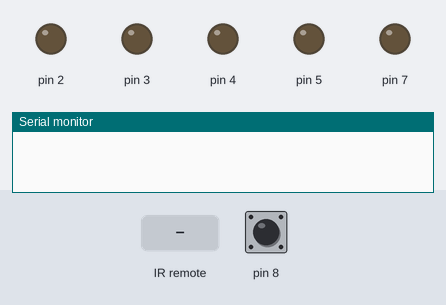
The sketch below on a simulated Arduino Uno, built with avr-gcc and run on an emulated ATmega328P. Parts: output pins drawn as LEDs (lit = HIGH), the last lines printed to the serial monitor. Inputs (shaded band) come from the test bench; at power-on: pin 8 HIGH.

Above: at 1.2 s.
1.3 s: pin 8 pulled LOW for 0.15 s
At 1.6 s:
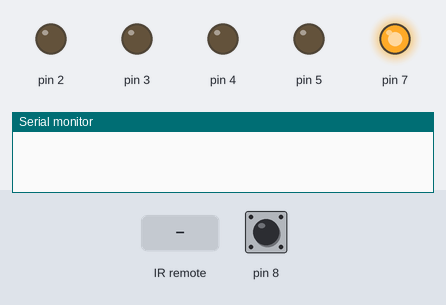
2.9 s: infrared code 0xFFFFFFFF received
At 4.1 s:
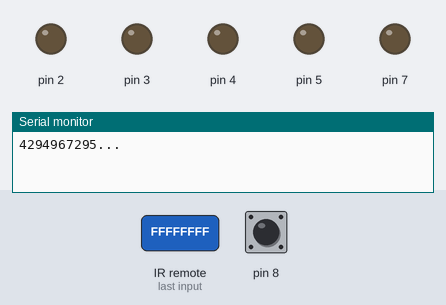
4.4 s: infrared code 0x1FED827 received
At 5.6 s:
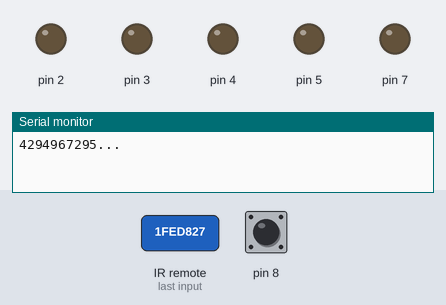
5.9 s: infrared code 0x1FEF00F received
At 6.9 s:
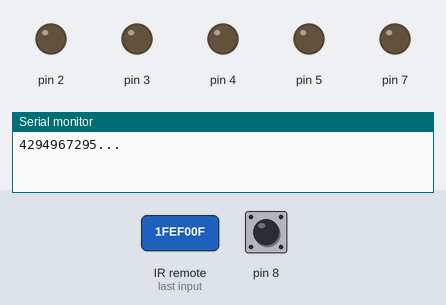
7.4 s: infrared code 0x1FE30CF received
At 8.0 s:
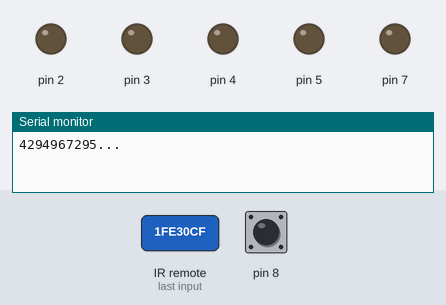
8.9 s: infrared code 0x1FE708F received
At 10.4 s:
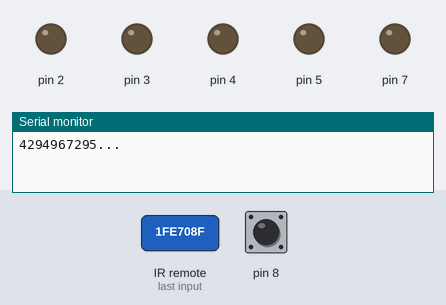
Timing chart, 0 to 11.4 s (numbered marks = the images above; inputs shaded):
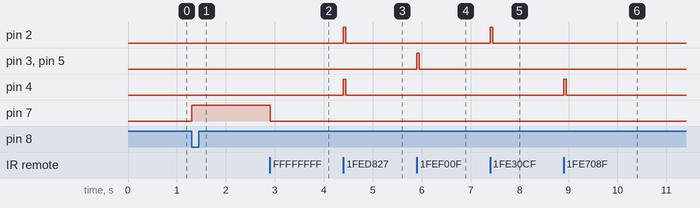

Measured:
- after the input at 1.3 s, pin 7: LOW → HIGH at once
- after the input at 2.9 s, pin 7: HIGH → LOW at once
- after the input at 4.4 s, pin 2, pin 4: LOW → HIGH at once, → LOW 0.05 s later
- after the input at 5.9 s, pin 3, pin 5: LOW → HIGH at once, → LOW 0.05 s later
- after the input at 7.4 s, pin 2: LOW → HIGH at once, → LOW 0.05 s later
- after the input at 8.9 s, pin 4: LOW → HIGH at once, → LOW 0.05 s later

The sketch:

robot-code.ino
```cpp
#include <IRremote.h>
const int RECV_PIN = 6;
int ir_val= 0;
IRrecv irrecv(RECV_PIN);

decode_results results;
//-----------------------------------------------------------------------------------------------------------------------
void halt()
{
    digitalWrite(2,LOW);
digitalWrite(3,LOW);
digitalWrite(4,LOW);
digitalWrite(5,LOW);

}
void fwd()
{
  digitalWrite(2,HIGH);
digitalWrite(3,LOW);
digitalWrite(4,HIGH);
digitalWrite(5,LOW);
delay(50);
halt();

}
void bk()
{
  digitalWrite(2,LOW);
digitalWrite(3,HIGH);
digitalWrite(4,LOW);
digitalWrite(5,HIGH);
delay(50);
halt();

}
void l()
{
  digitalWrite(2,HIGH);
digitalWrite(3,LOW);
digitalWrite(4,LOW);
digitalWrite(5,LOW);
delay(50);
halt();

}
void r()
{
  digitalWrite(2,LOW);
digitalWrite(3,LOW);
digitalWrite(4,HIGH);
digitalWrite(5,LOW);
delay(50);
halt();

}
//--------------------------------------------------------------------------------------------------------------------------------

void setup()
{
  Serial.begin(9600);
  irrecv.enableIRIn(); // Start the receiver
  irrecv.blink13(true);
  pinMode(2,OUTPUT);
pinMode(3,OUTPUT);
pinMode(4,OUTPUT);
pinMode(5,OUTPUT);
pinMode(7,OUTPUT);
pinMode(8,INPUT_PULLUP);
}
void loop() {

 if(digitalRead(8) == LOW )
{
  digitalWrite(7,HIGH);
while(true)
{
 if (irrecv.decode(&results)) {


   Serial.print(results.value);
  if(results.value == 4294967295 )
  {
    Serial.println("...");

    digitalWrite(7,LOW);
  break;
  }
 irrecv.resume();

 }
 delay(100);
}

}
else
{
  digitalWrite(7,LOW);
}

  if (irrecv.decode(&results)) {
  ir_val = results.value;

 switch(ir_val)
  {
    case 33478695 : fwd();

    break;
    case 33484815 : bk();

    break;
     case 33435855 : l();

    break;
     case 33452175 : r();

    break;


  }
     irrecv.resume();
  }

//ir_val = 0 ;


  //digitalWrite(7,1);
}
```
